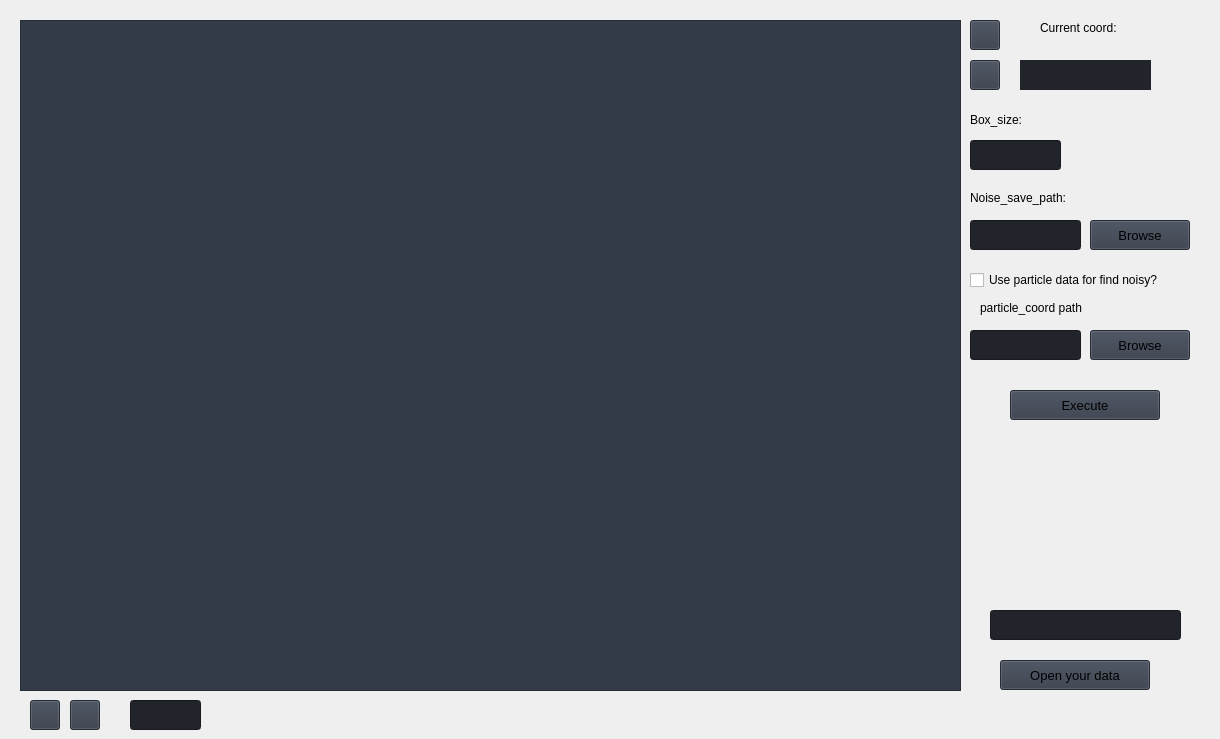
                   <widget class="QWidget" name="noise">
                    <widget class="QPushButton" name="btn_for_mrc">
                     <property name="geometry">
                      <rect>
                       <x>1000</x>
                       <y>660</y>
                       <width>150</width>
                       <height>30</height>
                      </rect>
                     </property>
                     <property name="minimumSize">
                      <size>
                       <width>150</width>
                       <height>30</height>
                      </size>
                     </property>
                     <property name="font">
                      <font>
                       <family>Segoe UI</family>
                       <pointsize>10</pointsize>
                       <italic>false</italic>
                       <bold>false</bold>
                      </font>
                     </property>
                     <property name="cursor">
                      <cursorShape>PointingHandCursor</cursorShape>
                     </property>
                     <property name="styleSheet">
                      <string notr="true">background-color: rgb(52, 59, 72);</string>
                     </property>
                     <property name="text">
                      <string>Open your data</string>
                     </property>
                     <property name="icon">
                      <iconset resource="resources.qrc">
                       <normaloff>:/icons/images/icons/cil-folder-open.png</normaloff>:/icons/images/icons/cil-folder-open.png</iconset>
                     </property>
                    </widget>
                    <widget class="QGraphicsView" name="mrcView">
                     <property name="geometry">
                      <rect>
                       <x>20</x>
                       <y>20</y>
                       <width>941</width>
                       <height>671</height>
                      </rect>
                     </property>
                     <property name="styleSheet">
                      <string notr="true">background-color: rgb(52, 59, 72);</string>
                     </property>
                    </widget>
                    <widget class="QPushButton" name="btn_for_up">
                     <property name="geometry">
                      <rect>
                       <x>970</x>
                       <y>20</y>
                       <width>30</width>
                       <height>30</height>
                      </rect>
                     </property>
                     <property name="minimumSize">
                      <size>
                       <width>30</width>
                       <height>30</height>
                      </size>
                     </property>
                     <property name="font">
                      <font>
                       <family>Segoe UI</family>
                       <pointsize>10</pointsize>
                       <italic>false</italic>
                       <bold>false</bold>
                      </font>
                     </property>
                     <property name="cursor">
                      <cursorShape>PointingHandCursor</cursorShape>
                     </property>
                     <property name="styleSheet">
                      <string notr="true">background-color: rgb(52, 59, 72);</string>
                     </property>
                     <property name="text">
                      <string/>
                     </property>
                     <property name="icon">
                      <iconset resource="resources.qrc">
                       <normaloff>:/icons/images/icons/cil-zoom-in.png</normaloff>:/icons/images/icons/cil-zoom-in.png</iconset>
                     </property>
                    </widget>
                    <widget class="QPushButton" name="btn_for_down">
                     <property name="geometry">
                      <rect>
                       <x>970</x>
                       <y>60</y>
                       <width>30</width>
                       <height>30</height>
                      </rect>
                     </property>
                     <property name="minimumSize">
                      <size>
                       <width>30</width>
                       <height>30</height>
                      </size>
                     </property>
                     <property name="font">
                      <font>
                       <family>Segoe UI</family>
                       <pointsize>10</pointsize>
                       <italic>false</italic>
                       <bold>false</bold>
                      </font>
                     </property>
                     <property name="cursor">
                      <cursorShape>PointingHandCursor</cursorShape>
                     </property>
                     <property name="styleSheet">
                      <string notr="true">background-color: rgb(52, 59, 72);</string>
                     </property>
                     <property name="text">
                      <string/>
                     </property>
                     <property name="icon">
                      <iconset resource="resources.qrc">
                       <normaloff>:/icons/images/icons/cil-zoom-out.png</normaloff>:/icons/images/icons/cil-zoom-out.png</iconset>
                     </property>
                    </widget>
                    <widget class="QPushButton" name="btn_for_pre">
                     <property name="geometry">
                      <rect>
                       <x>30</x>
                       <y>700</y>
                       <width>30</width>
                       <height>30</height>
                      </rect>
                     </property>
                     <property name="minimumSize">
                      <size>
                       <width>30</width>
                       <height>30</height>
                      </size>
                     </property>
                     <property name="font">
                      <font>
                       <family>Segoe UI</family>
                       <pointsize>10</pointsize>
                       <italic>false</italic>
                       <bold>false</bold>
                      </font>
                     </property>
                     <property name="cursor">
                      <cursorShape>PointingHandCursor</cursorShape>
                     </property>
                     <property name="styleSheet">
                      <string notr="true">background-color: rgb(52, 59, 72);</string>
                     </property>
                     <property name="text">
                      <string/>
                     </property>
                     <property name="icon">
                      <iconset resource="resources.qrc">
                       <normaloff>:/icons/images/icons/cil-chevron-circle-left-alt.png</normaloff>:/icons/images/icons/cil-chevron-circle-left-alt.png</iconset>
                     </property>
                    </widget>
                    <widget class="QPushButton" name="btn_for_next">
                     <property name="geometry">
                      <rect>
                       <x>70</x>
                       <y>700</y>
                       <width>30</width>
                       <height>30</height>
                      </rect>
                     </property>
                     <property name="minimumSize">
                      <size>
                       <width>30</width>
                       <height>30</height>
                      </size>
                     </property>
                     <property name="font">
                      <font>
                       <family>Segoe UI</family>
                       <pointsize>10</pointsize>
                       <italic>false</italic>
                       <bold>false</bold>
                      </font>
                     </property>
                     <property name="cursor">
                      <cursorShape>PointingHandCursor</cursorShape>
                     </property>
                     <property name="styleSheet">
                      <string notr="true">background-color: rgb(52, 59, 72);</string>
                     </property>
                     <property name="text">
                      <string/>
                     </property>
                     <property name="icon">
                      <iconset resource="resources.qrc">
                       <normaloff>:/icons/images/icons/cil-chevron-circle-right-alt.png</normaloff>:/icons/images/icons/cil-chevron-circle-right-alt.png</iconset>
                     </property>
                    </widget>
                    <widget class="QLineEdit" name="lineEdit_for_curimg">
                     <property name="geometry">
                      <rect>
                       <x>130</x>
                       <y>700</y>
                       <width>71</width>
                       <height>30</height>
                      </rect>
                     </property>
                     <property name="minimumSize">
                      <size>
                       <width>0</width>
                       <height>30</height>
                      </size>
                     </property>
                     <property name="styleSheet">
                      <string notr="true">background-color: rgb(33, 37, 43);</string>
                     </property>
                     <property name="text">
                      <string/>
                     </property>
                     <property name="readOnly">
                      <bool>false</bool>
                     </property>
                     <property name="placeholderText">
                      <string/>
                     </property>
                    </widget>
                    <widget class="QLabel" name="label_for_imgnum">
                     <property name="geometry">
                      <rect>
                       <x>200</x>
                       <y>700</y>
                       <width>81</width>
                       <height>30</height>
                      </rect>
                     </property>
                     <property name="text">
                      <string/>
                     </property>
                    </widget>
                    <widget class="QLabel" name="label_for_curname">
                     <property name="geometry">
                      <rect>
                       <x>380</x>
                       <y>700</y>
                       <width>511</width>
                       <height>30</height>
                      </rect>
                     </property>
                     <property name="text">
                      <string/>
                     </property>
                    </widget>
                    <widget class="QLineEdit" name="lineEdit_box_size">
                     <property name="geometry">
                      <rect>
                       <x>970</x>
                       <y>140</y>
                       <width>91</width>
                       <height>30</height>
                      </rect>
                     </property>
                     <property name="minimumSize">
                      <size>
                       <width>0</width>
                       <height>30</height>
                      </size>
                     </property>
                     <property name="styleSheet">
                      <string notr="true">background-color: rgb(33, 37, 43);</string>
                     </property>
                     <property name="text">
                      <string/>
                     </property>
                     <property name="readOnly">
                      <bool>false</bool>
                     </property>
                     <property name="placeholderText">
                      <string/>
                     </property>
                    </widget>
                    <widget class="QLabel" name="label_20">
                     <property name="geometry">
                      <rect>
                       <x>970</x>
                       <y>110</y>
                       <width>81</width>
                       <height>20</height>
                      </rect>
                     </property>
                     <property name="text">
                      <string>Box_size:</string>
                     </property>
                    </widget>
                    <widget class="QLabel" name="label_21">
                     <property name="geometry">
                      <rect>
                       <x>1040</x>
                       <y>20</y>
                       <width>121</width>
                       <height>16</height>
                      </rect>
                     </property>
                     <property name="text">
                      <string>Current coord:</string>
                     </property>
                    </widget>
                    <widget class="QLabel" name="label_click_pos">
                     <property name="geometry">
                      <rect>
                       <x>1020</x>
                       <y>60</y>
                       <width>131</width>
                       <height>30</height>
                      </rect>
                     </property>
                     <property name="styleSheet">
                      <string notr="true">background-color: rgb(33, 37, 43);</string>
                     </property>
                     <property name="text">
                      <string/>
                     </property>
                    </widget>
                    <widget class="QLabel" name="label_22">
                     <property name="geometry">
                      <rect>
                       <x>970</x>
                       <y>190</y>
                       <width>131</width>
                       <height>16</height>
                      </rect>
                     </property>
                     <property name="text">
                      <string>Noise_save_path:</string>
                     </property>
                    </widget>
                    <widget class="QLineEdit" name="lineEdit_save_path">
                     <property name="geometry">
                      <rect>
                       <x>970</x>
                       <y>220</y>
                       <width>111</width>
                       <height>30</height>
                      </rect>
                     </property>
                     <property name="minimumSize">
                      <size>
                       <width>0</width>
                       <height>30</height>
                      </size>
                     </property>
                     <property name="styleSheet">
                      <string notr="true">background-color: rgb(33, 37, 43);</string>
                     </property>
                     <property name="text">
                      <string/>
                     </property>
                     <property name="readOnly">
                      <bool>false</bool>
                     </property>
                     <property name="placeholderText">
                      <string/>
                     </property>
                    </widget>
                    <widget class="QPushButton" name="btn_for_txt_save">
                     <property name="geometry">
                      <rect>
                       <x>1090</x>
                       <y>220</y>
                       <width>100</width>
                       <height>30</height>
                      </rect>
                     </property>
                     <property name="minimumSize">
                      <size>
                       <width>100</width>
                       <height>30</height>
                      </size>
                     </property>
                     <property name="font">
                      <font>
                       <family>Segoe UI</family>
                       <pointsize>10</pointsize>
                       <italic>false</italic>
                       <bold>false</bold>
                      </font>
                     </property>
                     <property name="cursor">
                      <cursorShape>PointingHandCursor</cursorShape>
                     </property>
                     <property name="styleSheet">
                      <string notr="true">background-color: rgb(52, 59, 72);</string>
                     </property>
                     <property name="text">
                      <string>Browse</string>
                     </property>
                     <property name="icon">
                      <iconset resource="resources.qrc">
                       <normaloff>:/icons/images/icons/cil-folder-open.png</normaloff>:/icons/images/icons/cil-folder-open.png</iconset>
                     </property>
                    </widget>
                    <widget class="QCheckBox" name="checkBox_particle_coord">
                     <property name="geometry">
                      <rect>
                       <x>970</x>
                       <y>270</y>
                       <width>241</width>
                       <height>20</height>
                      </rect>
                     </property>
                     <property name="text">
                      <string>Use particle data for find noisy?</string>
                     </property>
                    </widget>
                    <widget class="QLineEdit" name="lineEdit_particle_coord">
                     <property name="geometry">
                      <rect>
                       <x>970</x>
                       <y>330</y>
                       <width>111</width>
                       <height>30</height>
                      </rect>
                     </property>
                     <property name="minimumSize">
                      <size>
                       <width>0</width>
                       <height>30</height>
                      </size>
                     </property>
                     <property name="styleSheet">
                      <string notr="true">background-color: rgb(33, 37, 43);</string>
                     </property>
                     <property name="text">
                      <string/>
                     </property>
                     <property name="readOnly">
                      <bool>false</bool>
                     </property>
                     <property name="placeholderText">
                      <string/>
                     </property>
                    </widget>
                    <widget class="QPushButton" name="btn_particle_coord_browse">
                     <property name="geometry">
                      <rect>
                       <x>1090</x>
                       <y>330</y>
                       <width>100</width>
                       <height>30</height>
                      </rect>
                     </property>
                     <property name="minimumSize">
                      <size>
                       <width>100</width>
                       <height>30</height>
                      </size>
                     </property>
                     <property name="font">
                      <font>
                       <family>Segoe UI</family>
                       <pointsize>10</pointsize>
                       <italic>false</italic>
                       <bold>false</bold>
                      </font>
                     </property>
                     <property name="cursor">
                      <cursorShape>PointingHandCursor</cursorShape>
                     </property>
                     <property name="styleSheet">
                      <string notr="true">background-color: rgb(52, 59, 72);</string>
                     </property>
                     <property name="text">
                      <string>Browse</string>
                     </property>
                     <property name="icon">
                      <iconset resource="resources.qrc">
                       <normaloff>:/icons/images/icons/cil-folder-open.png</normaloff>:/icons/images/icons/cil-folder-open.png</iconset>
                     </property>
                    </widget>
                    <widget class="QLabel" name="label_28">
                     <property name="geometry">
                      <rect>
                       <x>980</x>
                       <y>300</y>
                       <width>141</width>
                       <height>16</height>
                      </rect>
                     </property>
                     <property name="text">
                      <string>particle_coord path</string>
                     </property>
                    </widget>
                    <widget class="QPushButton" name="btn_noise_extract_execute">
                     <property name="geometry">
                      <rect>
                       <x>1010</x>
                       <y>390</y>
                       <width>150</width>
                       <height>30</height>
                      </rect>
                     </property>
                     <property name="minimumSize">
                      <size>
                       <width>150</width>
                       <height>30</height>
                      </size>
                     </property>
                     <property name="font">
                      <font>
                       <family>Segoe UI</family>
                       <pointsize>10</pointsize>
                       <italic>false</italic>
                       <bold>false</bold>
                      </font>
                     </property>
                     <property name="cursor">
                      <cursorShape>PointingHandCursor</cursorShape>
                     </property>
                     <property name="styleSheet">
                      <string notr="true">background-color: rgb(52, 59, 72);</string>
                     </property>
                     <property name="text">
                      <string>Execute</string>
                     </property>
                     <property name="icon">
                      <iconset theme="media-seek-forward" resource="resources.qrc">
                       <normaloff>:/icons/images/icons/cil-caret-right.png</normaloff>:/icons/images/icons/cil-caret-right.png</iconset>
                     </property>
                    </widget>
                    <widget class="QLineEdit" name="lineEdit_for_mrc_path">
                     <property name="geometry">
                      <rect>
                       <x>990</x>
                       <y>610</y>
                       <width>191</width>
                       <height>30</height>
                      </rect>
                     </property>
                     <property name="minimumSize">
                      <size>
                       <width>0</width>
                       <height>30</height>
                      </size>
                     </property>
                     <property name="styleSheet">
                      <string notr="true">background-color: rgb(33, 37, 43);</string>
                     </property>
                     <property name="text">
                      <string/>
                     </property>
                     <property name="readOnly">
                      <bool>false</bool>
                     </property>
                     <property name="placeholderText">
                      <string/>
                     </property>
                    </widget>
                   </widget>
